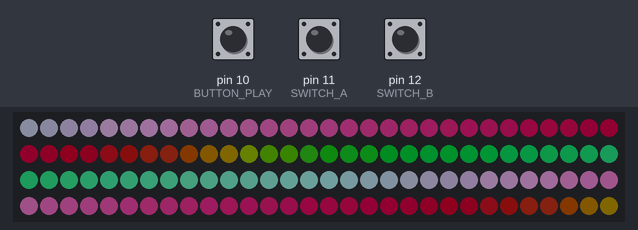
This sketch was run on a simulated Arduino Uno, built with avr-gcc and run on an emulated ATmega328P. Shown: 120 RGB LEDs in strip order, left to right, continuing on the next row. The inputs (shaded band) are chosen by the test bench; at power-on: pin 10 (BUTTON_PLAY) LOW, pin 11 (SWITCH_A) LOW, pin 12 (SWITCH_B) LOW. Dim RGB values are drawn brighter than linear; storage starts empty.

Above: at 6.8 s.
8.9 s: pin 10 (BUTTON_PLAY) pulled HIGH for 0.15 s
At 9.5 s:
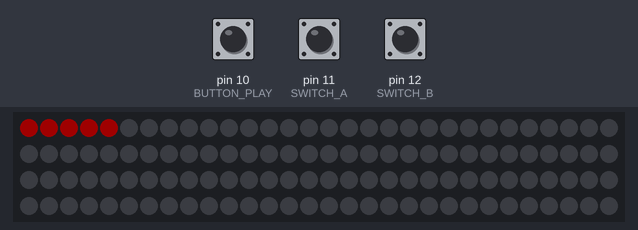

The sketch:

lightstick.ino
```cpp
/*
 * Lightstick for Museum Night 2016 event in Valasske Mezirici, Czech Republic.
 *
 * Description:
 *
 * - lightstick is thin wooden batten with 120 NeoPixel LED's
 * - lighstick is connected to Arduino microcontroler with SD card
 * - on SD card are stored two images in 256 color pallete
 * - there are 2 controls: two position switch for selecting one or
 *   other image, and play button
 * - after pressing play button simple countdown is displayed
 *   (5 red LEDs, 4, 3, 2, ...)
 * - lightstick starts with image drawing
 * - operator must walk slowly from left to right side during lightstick
 *   drawing (from photographer point of view)
 * - photographer must take picture in manual mode with some long exposure
 *   times (~10 seconds and more according to image size)
 */

#include <SPI.h>
#include <SD.h>
#include <Adafruit_NeoPixel.h>

// controls
#define BUTTON_PLAY 10
#define SWITCH_A 11
#define SWITCH_B 12
#define CONTROL_POWER 13    // power for button and switch

// neopixels parameters
#define NEOPIXELS_COUNT  120
#define NEOPIXELS_PIN    3
Adafruit_NeoPixel bar = Adafruit_NeoPixel(NEOPIXELS_COUNT, NEOPIXELS_PIN, NEO_GRB + NEO_KHZ800);

// sd card
#define SD_CARD_CS 4

// general constants
#define DELAY 10
const uint32_t BLACK = bar.Color(0, 0, 0);
const uint32_t RED = bar.Color(32, 0, 0);

// global variables
char filename[20];                // selected file to draw
unsigned int WIDTH, HEIGHT;       // source image dimensions
unsigned char PALETTE[256 * 3];   // source image 256 color RGB palette


/*
 * Prepare lighstick.
 */
void setup() {
  // control switch & button inputs
  pinMode(BUTTON_PLAY, INPUT);
  pinMode(SWITCH_A, INPUT);
  pinMode(SWITCH_B, INPUT);

  // power for control buttons (switch + play)
  pinMode(CONTROL_POWER, OUTPUT);
  digitalWrite(CONTROL_POWER, HIGH);

  // neopixels init
  bar.begin();

  // sd card initialization
  if (!SD.begin(SD_CARD_CS)) {
    signalise_error();
    return;
  }

  // show that we are ready
  demo();
}

/*
 * Main loop.
 */
void loop() {
  // picture selection according to switch position
  if (digitalRead(SWITCH_A) == HIGH) {
    sprintf(filename, "muzeum.lig");
  }
  else if (digitalRead(SWITCH_B) == HIGH) {
    sprintf(filename, "modrasek.lig");
  }

  // play button
  if (digitalRead(BUTTON_PLAY) == HIGH) {
    countdown();
    if (SD.exists(filename)) {
      draw_image(filename);
    }
    else {
      signalise_error();
      delay(2000);
    }
    clear_bar();
  }

  delay(DELAY);
}

/*
 * Simple effect to signalize problem.
 */
void signalise_error() {
   bar.setPixelColor(0, RED);
   bar.setPixelColor((NEOPIXELS_COUNT / 2) - 1, RED);
   bar.setPixelColor(NEOPIXELS_COUNT - 1, RED);
   bar.show();
}

/*
 * Clear NeoPixel bar (set its colors to black).
 */
void clear_bar() {
  for (int i = 0; i < NEOPIXELS_COUNT; i++) {
    bar.setPixelColor(i, BLACK);
  }
  bar.show();
}

/*
 * Initial demo effect with Neopixels (to be sure that everything just works).
 */
void demo() {
  float x, angle, delta;
  int i, r, g, b;

  delta = 0.5;

  for (int y = 0; y < 90; y++) {
    for (int i = 0; i < NEOPIXELS_COUNT; i++) {
      angle = y * delta + i * delta;
      x = (angle / (2 * 3.141592654));
      r = round((1 + sin(x)) / 2.0 * 32);
      g = round((1 + sin(x + 1.5707963)) / 2.0 * 32);
      b = round((1 + sin(x + 0.78539815)) / 2.0 * 32);
      bar.setPixelColor(i, bar.Color(r, g, b));
    }
    bar.show();
    delay(DELAY);
  }
  clear_bar();
  delay(800);
}

/*
 * Countdown for easier synchronisation with walking operator and photographer.
 */
void countdown() {
  for (int y = 5; y > 0; y--) {
    if (y > 2) {
      for (int i = 0; i < y; i++) {
        bar.setPixelColor(i, RED);
      }
      bar.show();
    }
    delay(800);

    clear_bar();
    delay(200);
  }
}

/*
 * Read information about image dimension from file and store it in global
 * variables WIDTH/HEIGHT.
 */
void read_size(File file) {
  int idx = 0;
  unsigned char buff[4];

  while ((file.available()) && (idx < 4)) {
    buff[idx] = file.read();
    idx++;
  }

  WIDTH = (unsigned int)buff[0];
  WIDTH |= buff[1] << 8;

  HEIGHT = (unsigned int)buff[2];
  HEIGHT |= buff[3] << 8;
}

/*
 * Read palette information from file and store it in global array
 * PALETTE.
*/
void read_palette(File file) {
  int idx = 0;

  while ((file.available()) && (idx < (3 * 256))) {
    PALETTE[idx] = file.read();
    idx++;
  }
}

/*
 * Read one vertical line from file and send it to NeoPixels.
 */
int draw_bar(File file) {
  int idx = 0, pidx, height = HEIGHT, remainder;
  unsigned char pixel, r, g, b;

  // remainder
  if (height > NEOPIXELS_COUNT) {
    height = NEOPIXELS_COUNT;
    remainder = HEIGHT - NEOPIXELS_COUNT;
  }
  else {
    remainder = -1;
  }

  // read one bar from file and set NeoPixels buffer
  while ((file.available()) && (idx < height)) {
    pixel = file.read();
    pidx = pixel * 3;
    r = PALETTE[pidx + 0];
    g = PALETTE[pidx + 1];
    b = PALETTE[pidx + 2];
    bar.setPixelColor(idx, bar.Color(r, g, b));
    idx++;
  }

  // update NeoPixels
  bar.show();
  delay(DELAY);

  // move position in file
  if (remainder > 0) {
    file.seek(file.position() + remainder);
  }

  return file.available();
}

/*
 * Draw given filename.
 */
void draw_image(char *filename) {
  File file = SD.open(filename);
  if (file) {
    file = SD.open(filename);
    read_size(file);
    read_palette(file);
    while (draw_bar(file)) {
    }
    file.close();
    clear_bar();
  }
  else {
    signalise_error();
  }
}
```

Measured:
- after the input at 8.9 s, the LEDs: change at once (image 1)
